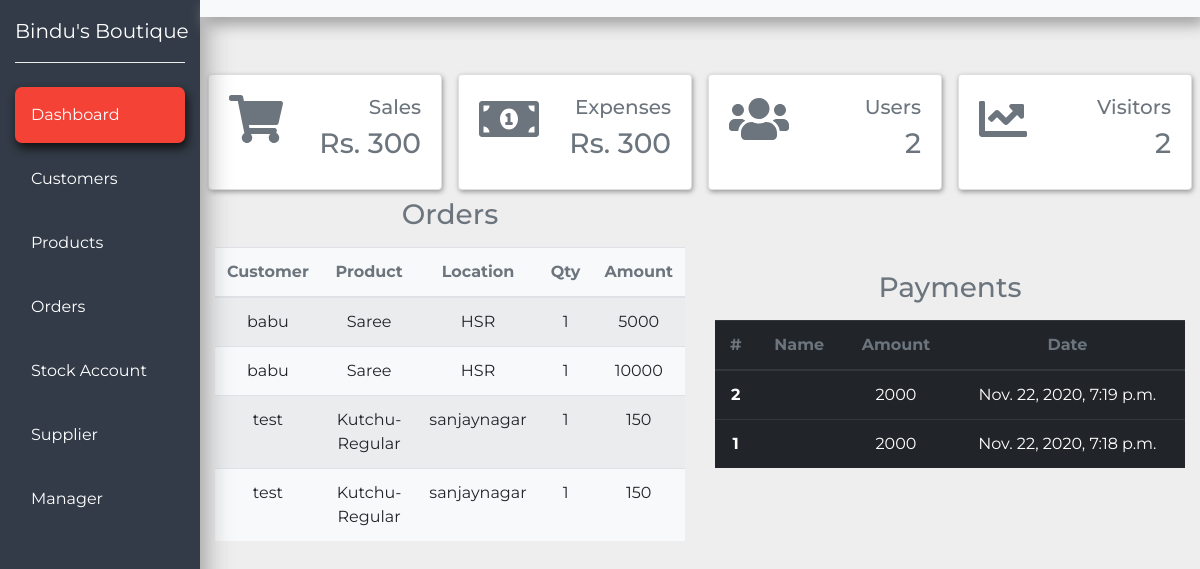
The page / on the database its author committed.
### crm/models.py (models this page shows, shortened)
class Order(models.Model):
    customer = models.ForeignKey(Customer, null= True, on_delete= models.SET_NULL)
    product = models.ForeignKey(Product, null= True, on_delete= models.SET_NULL)
    delivery_place = models.CharField(max_length=200, null=True)
    qty = models.IntegerField(null=True,default=1)
    cost = models.IntegerField(null=True,default=0)
    final_cost = models.IntegerField(null=True, blank=True,default=0)
    discount = models.IntegerField(null=True, blank=True,default=0)
    date_created = models.DateTimeField(auto_now_add=True, null=True)

class Customer(models.Model):
    name = models.CharField(max_length=200, null=True)
    phone = models.CharField(max_length=200, null=True)
    address = models.CharField(max_length=200, null=True)
    date_created = models.DateTimeField(auto_now_add=True, null=True)
    def __str__(self):
        return self.name

class Product(models.Model):
    name = models.CharField(max_length=200, null=True)
    qty = models.IntegerField(null=True,default=1)
    details = models.CharField(max_length=200, null=True)
    price = models.DecimalField(max_digits=18, decimal_places=2,default=0.00,null=True)
    date_created = models.DateTimeField(auto_now_add=True, null=True)
    def __str__(self):
        return self.name

class Payment(models.Model):
    o = models.ForeignKey(Order,null=True, on_delete=models.SET_NULL)
    amount = models.IntegerField(null=True, blank=True,default=0.00)
    create_date = models.DateTimeField(auto_now_add=True, null=True)

### crm/views.py (the view)
# urls.py: 2. Add a URL to urlpatterns:  path('', views.home, name='home')
def home(request):
    orders = Order.objects.all()
    customers = Customer.objects.all()
    sales = Order.objects.values('cost').annotate(a=Sum('cost')).values('a')[0]['a']
    expenses = Order.objects.values('cost').annotate(a=Sum('cost')).values('a')[0]['a']
    users = Customer.objects.all().count()
    visitors = Customer.objects.all().count()
    payments = Payment.objects.all().order_by('-create_date')
    context = {'orders': orders, 'customers': customers, 'sales': "{:,.0f}".format(sales) ,
        'expenses': "{:,.0f}".format(expenses) , 'users': users, 'visitors': visitors,'payments':payments}
    return render(request, 'crm/dashboard.html',context)

### crm/templates/crm/dashboard.html (shortened to what this page needs)
{% extends 'crm/base.html'%}
{% block content %}
  <section style="margin-top: 50px;">
    <div class="container-fluid">
      <div class="row">
        <div class="col-xl-10 col-lg-9 col-md-8 ml-auto">
          <div class="row">
            <div class="col-xl-3 col-sm-6 p-2">
              <div class="card card-common">
                <div class="card-body">
                  <div class="d-flex justify-content-between">
                    <i class="fas fa-shopping-cart fa-3x text-secondary"></i>
                    <div class="text-right text-secondary">
                      <h5>Sales</h5>
                      <h3>Rs. {{sales}}</h3>
                    </div>
                  </div>
                </div>
              </div>
            </div>
            <div class="col-xl-3 col-sm-6 p-2">
              <div class="card card-common">
                <div class="card-body">
                  <div class="d-flex justify-content-between">
                    <i class="fas fa-money-bill-alt fa-3x text-secondary"></i>
                    <div class="text-right text-secondary">
                      <h5>Expenses</h5>
                      <h3>Rs. {{expenses}}</h3>
                    </div>
                  </div>
                </div>
              </div>
            </div>
            <div class="col-xl-3 col-sm-6 p-2">
              <div class="card card-common">
                <div class="card-body">
                  <div class="d-flex justify-content-between">
                    <i class="fas fa-users fa-3x text-secondary"></i>
                    <div class="text-right text-secondary">
                      <h5>Users</h5>
                      <h3>{{users}}</h3>
                    </div>
                  </div>
                </div>
              </div>
            </div>
            <div class="col-xl-3 col-sm-6 p-2">
              <div class="card card-common">
                <div class="card-body">
                  <div class="d-flex justify-content-between">
                    <i class="fas fa-chart-line fa-3x text-secondary"></i>
                    <div class="text-right text-secondary">
                      <h5>Visitors</h5>
                      <h3>{{visitors}}</h3>
                    </div>
                  </div>
                </div>
              </div>
            </div>
          </div>
        </div>
      </div>
    </div>
  </section>
  <section>
    <div class="container-fluid">
      <div class="row mb-5">
        <div class="col-xl-10 col-lg-9 col-md-8 ml-auto">
          <div class="row align-items-center">
            <div class="col-xl-6 col-12 mb-4 mb-xl-0">
              <h3 class="text-muted text-center mb-3">Orders</h3>
              <table class="table table-striped bg-light text-center">
                <thead>
                  <tr class="text-muted">
                    <th>Customer</th>
                    <th>Product</th>
                    <th>Location</th>
                    <th>Qty</th>
                    <th>Amount</th>
                  </tr>
                </thead>
                <tbody>
                  {%  for i in orders %}
                  <tr>
                    <td>{{i.customer}}</td>
                    <td>{{i.product}}</td>
                    <td>{{i.delivery_place}}</td>
                    <td>{{i.qty}}</td>
                    <td>{{i.cost}}</td>
                  </tr>
                {% endfor %}
                </tbody>
              </table>
            </div>
            <div class="col-xl-6 col-12">
              <h3 class="text-muted text-center mb-3">Payments</h3>
              <table id="payments-datatable" class="table table-dark table-hover text-center">
                <thead>
                  <tr class="text-muted">
                    <th>#</th>
                    <th>Name</th>
                    <th>Amount</th>
                    <th>Date</th>
                  </tr>
                </thead>
                <tbody>
                  {% for p in payments %}
                  <tr>
                    <th>{{p.id}}</th>
                    <th>{{p.o.customer.name}}</th>
                    <td>{{p.amount}}</td>
                    <td>{{p.create_date}}</td>
                  </tr>
                  {% endfor %}
                </tbody>
              </table>
            </div>
          </div>
        </div>
      </div>
    </div>
  </section>
{% endblock %}

### static/css/base.css (style rules this page uses)
body { font-family: 'Montserrat', sans-serif; background-color: #eee; }
.card-common { box-shadow: 1px 2px 5px #999; transition: all .4s; }

### rows shown on the page
Order: customer "babu", product "Saree", delivery_place "HSR", qty "1", cost "5000"
Order: customer "babu", product "Saree", delivery_place "HSR", qty "1", cost "10000"
Order: customer "test", product "Kutchu-Regular", delivery_place "sanjaynagar", qty "1", cost "150"
Order: customer "test", product "Kutchu-Regular", delivery_place "sanjaynagar", qty "1", cost "150"
Payment: id "2", amount "2000", create_date "Nov. 22, 2020, 7:19 p.m."
Payment: id "1", amount "2000", create_date "Nov. 22, 2020, 7:18 p.m."

### other values the page prints
{{ sales }} "300"
{{ expenses }} "300"
{{ users }} "2"
{{ visitors }} "2"
